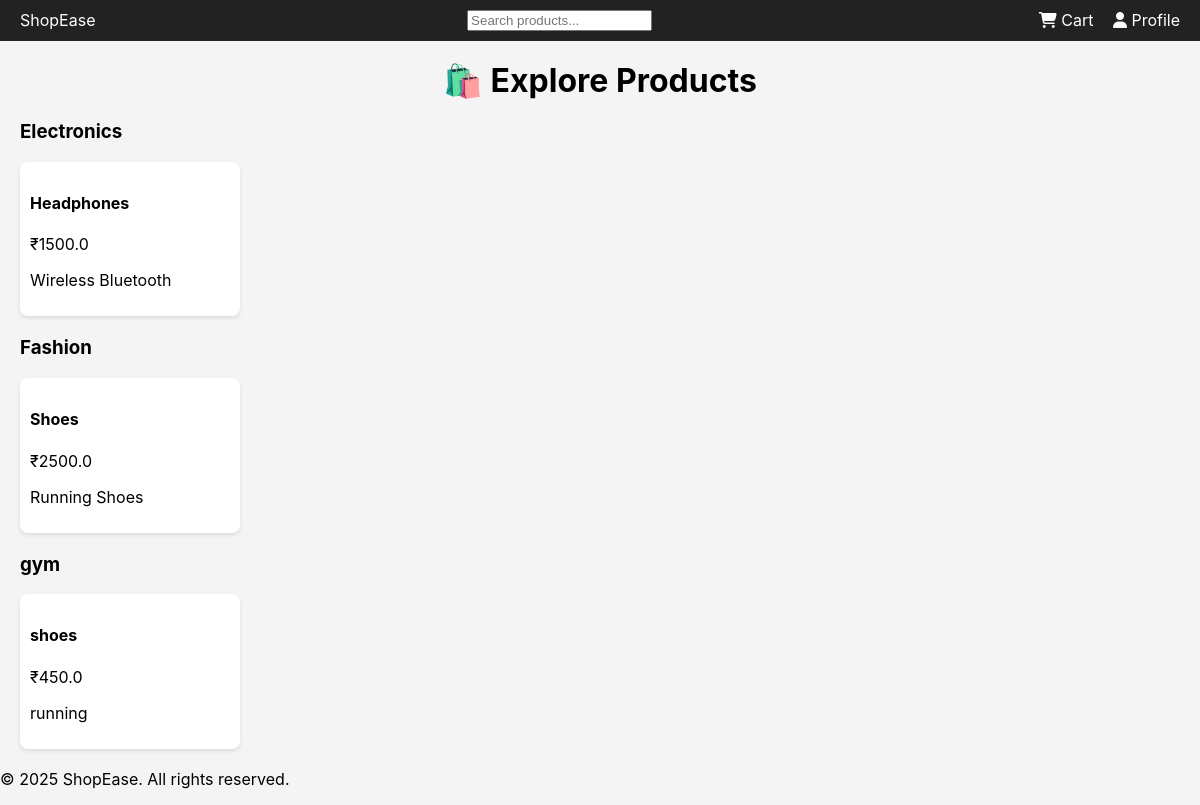
/products, run on an earlier commit of the app's database.
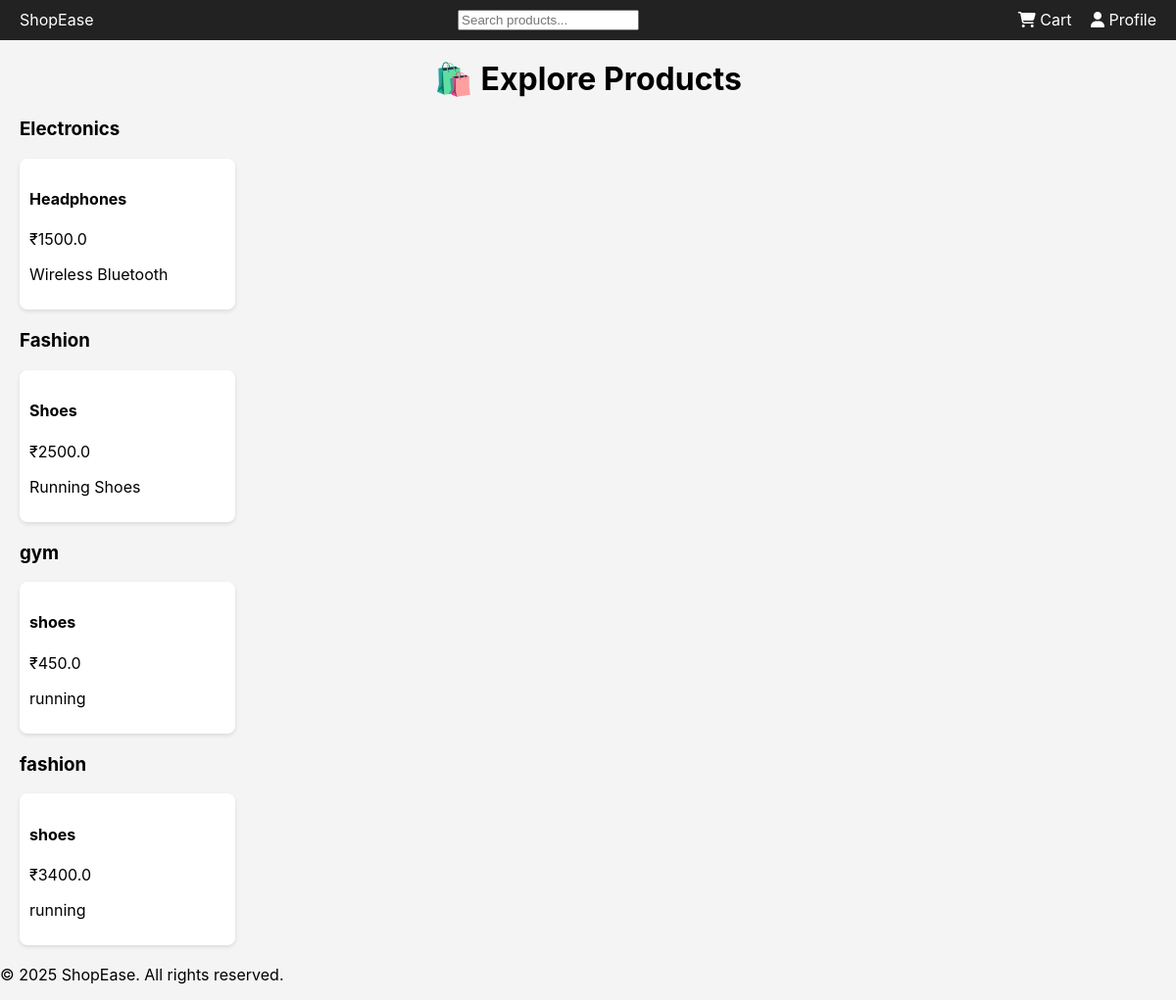
And on a later commit of the database.
### tables this page shows
CREATE TABLE products (
            id INTEGER PRIMARY KEY AUTOINCREMENT,
            name TEXT,
            price REAL,
            category TEXT,
            description TEXT,
            stock INTEGER
        );

### app.py (the view)
@app.route("/products")
def products():
    product_list = fetch_products()  # flat list
    products_by_category = defaultdict(list)
    for product in product_list:
        products_by_category[product['category']].append(product)
    return render_template("products.html", products_by_category=products_by_category)

### app.py (called while the page is built)
def fetch_products():
    conn = sqlite3.connect('database/app.db')
    cursor = conn.cursor()
    cursor.execute("SELECT * FROM products")
    rows = cursor.fetchall()
    conn.close()
    products = []
    for row in rows:
        product = {
            'id': row[0],
            'name': row[1],
            'price': row[2],
            'category': row[3],
            'description': row[4],
            'stock': row[5]
        }
        products.append(product)
    return products

### templates/products.html
{% extends "layout.html" %}
{% block content %}
<h2 class="page-title">🛍️ Explore Products</h2>
{% for category, items in products_by_category.items() %}
  <section class="category-section">
    <h3>{{ category }}</h3>
    <div class="product-grid">
      {% for p in items %}
        <div class="product-card">
          <h4>{{ p.name }}</h4>
          <p>₹{{ p.price }}</p>
          <p>{{ p.description }}</p>
        </div>
      {% endfor %}
    </div>
  </section>
{% endfor %}
{% endblock %}

### templates/layout.html (shortened to what this page needs)
<!DOCTYPE html>
<html lang="en">
<head>
    <link rel="stylesheet" href="{{ url_for('static', filename='css/style.css') }}">
    <link rel="stylesheet" href="https://cdnjs.cloudflare.com/ajax/libs/font-awesome/6.5.0/css/all.min.css" />
</head>
<body>
    <header>
        <nav>
            <div class="logo">ShopEase</div>
            <input type="text" placeholder="Search products..." class="search-bar">
            <div class="nav-icons">
                <a href="/cart"><i class="fas fa-shopping-cart"></i> Cart</a>
                <a href="#"><i class="fas fa-user"></i> Profile</a>
            </div>
        </nav>
    </header>
    <main>
        {% block content %}{% endblock %}
    </main>
    <footer>
        <p>&copy; 2025 ShopEase. All rights reserved.</p>
    </footer>
</body>
</html>

### static/css/style.css (style rules this page uses)
body { font-family: 'Inter', sans-serif; background: #f4f4f4; margin: 0; padding: 0; }
nav { background: #222; color: white; padding: 10px 20px; display: flex; justify-content: space-between; }
nav a { color: white; text-decoration: none; margin-left: 15px; }
.page-title { text-align: center; margin: 20px 0; font-size: 2em; }
.category-section { margin: 20px; }
.product-grid { display: flex; flex-wrap: wrap; gap: 15px; }
.product-card { background: white; padding: 15px; border-radius: 8px; box-shadow: 0 2px 4px rgba(0,0,0,0.1); width: 200px; transition: transform 0.3s ease; }
.product-card { background: white; border-radius: 8px; padding: 10px; width: 200px; box-shadow: 0 2px 4px rgba(0,0,0,0.1); transition: transform 0.3s; }

What changed in the data, as far as the page shows it:
added products: category "fashion", name "shoes", price "3400.0", description "running"
